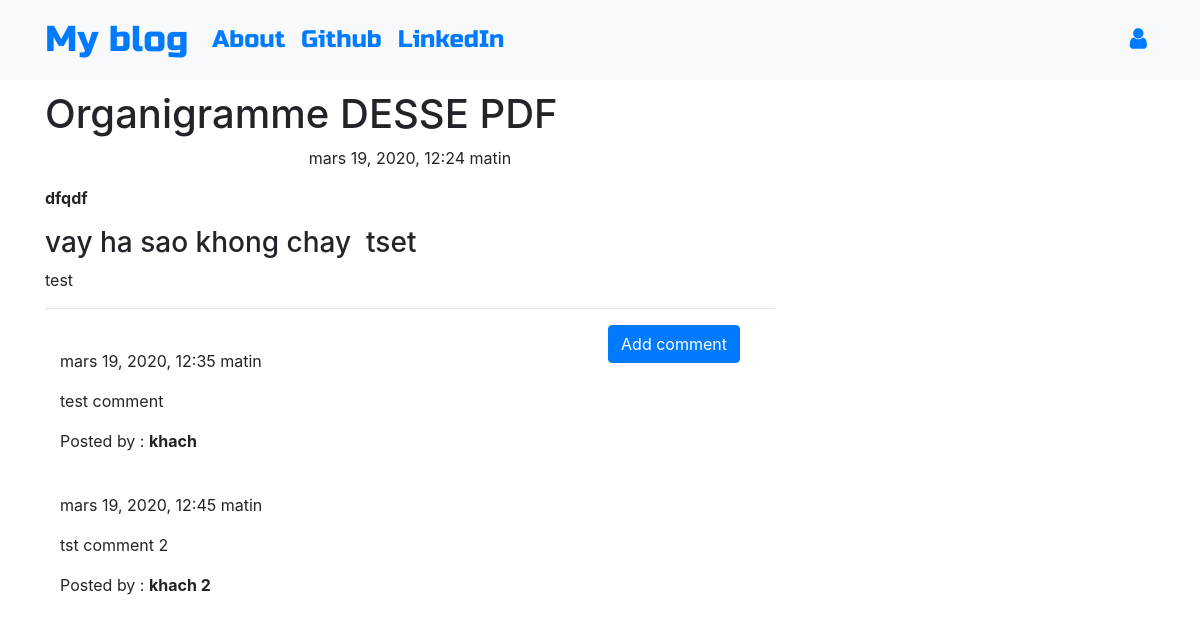
/post/1, run on the app's committed database.
### blog/models.py (models this page shows, shortened)
class Post(models.Model):
    author = models.ForeignKey('auth.User',on_delete=models.CASCADE)
    title = models.CharField(max_length=256)
    text = models.TextField()
    created_date =  models.DateTimeField(default=timezone.now)
    published_date = models.DateTimeField(blank=True, null=True)

class Comment(models.Model):
    post = models.ForeignKey('blog.Post',related_name='comments',on_delete=models.CASCADE)
    author = models.CharField(max_length=256)
    text = models.TextField()
    create_date = models.DateTimeField(default=timezone.now)
    approve_comment = models.BooleanField(default=False)

### blog/views.py (the view)
# urls.py: path('post/<int:pk>',views.PostDetailView.as_view(),name ='post_detail'),
class PostDetailView(DetailView):
    model = Post

### blog/templates/blog/post_detail.html (shortened to what this page needs)
{% extends "blog/base.html" %}
{% block content %}
  <h1 class="pottitle loader">{{post.title}}</h1>
  {% if post.published_date %}
    <div class="date postdate">
      {{post.published_date}}
    </div>
  {% else %}
    <a class="btn btn-outline-dark" href="{% url 'post_publish' pk=post.pk %}">Publish</a>
  {% endif %}
  <p class="postcontent">{{ post.text|safe|linebreaksbr }}</p>
<hr>
<a class="btn btn-primary btn-comment" href="{% url 'add_comment_to_post' pk=post.pk %}">Add comment</a>
<div class="container">
  {% for comment in post.comments.all %}
  <br>
    {% if user.is_authenticated or comment.approve_comment %}
      {{ comment.create_date }}
      <p>{{ comment.text|safe|linebreaks }}</p>
      <p>Posted by : <strong>{{ comment.author }}</strong></p>
    {% endif %}
  {% empty %}
    <p>No comments posted.</p>
  {% endfor %}
</div>
{% endblock %}

### blog/static/css/blog.css (style rules this page uses)
.postcontent { font-family: 'Montserrat'; font-size: 1.5em; }
.btn-comment { position: absolute; right: 50px; }
.postdate { text-align: center; }
.loader { filter:hue-rotate(0deg); color: linear-gradient(45deg,#0f8,#08f); animation:hue 10000ms infinite linear; }

### data on the page
Post: title "Organigramme DESSE PDF", published_date "mars 19, 2020, 12:24 matin", text "dfqdf vay ha sao khong chay tset test"
Comment: create_date "mars 19, 2020, 12:35 matin", text "test comment", author "khach"
Comment: create_date "mars 19, 2020, 12:45 matin", text "tst comment 2", author "khach 2"
